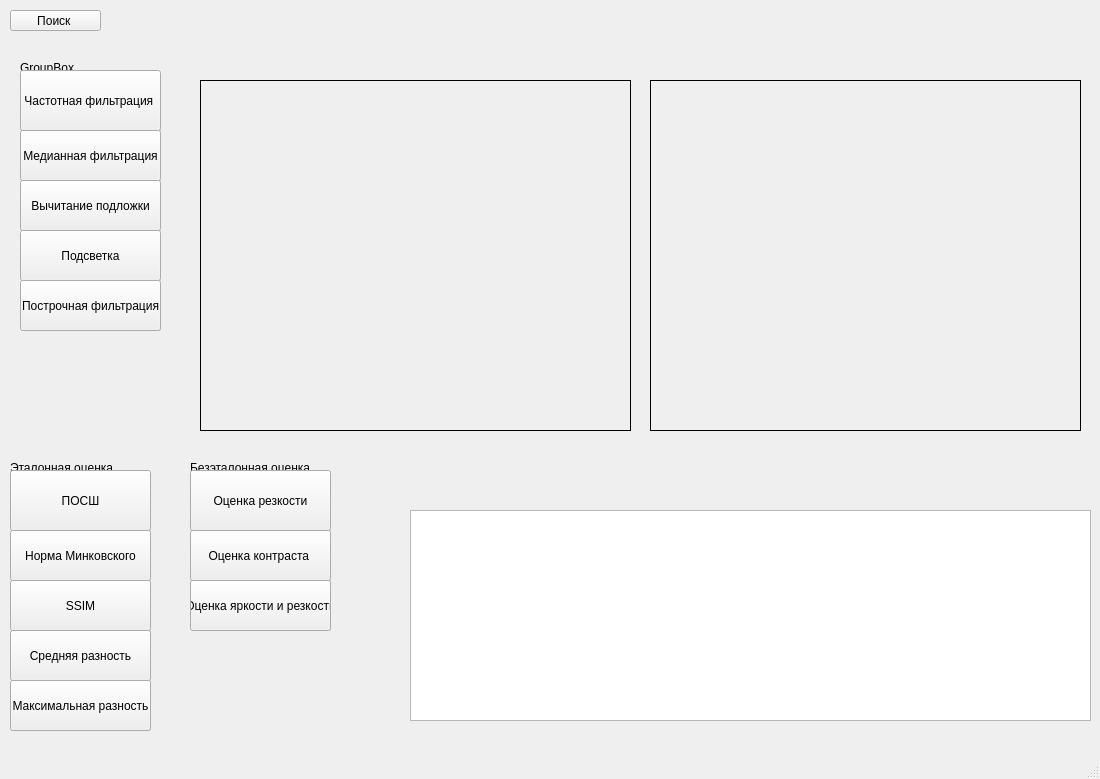
<?xml version="1.0" encoding="UTF-8"?>
<ui version="4.0">
 <class>MainWindow</class>
 <widget class="QMainWindow" name="MainWindow">
  <property name="geometry">
   <rect>
    <x>0</x>
    <y>0</y>
    <width>1100</width>
    <height>779</height>
   </rect>
  </property>
  <property name="windowTitle">
   <string>MainWindow</string>
  </property>
  <widget class="QWidget" name="centralwidget">
   <widget class="QPushButton" name="pushButton">
    <property name="geometry">
     <rect>
      <x>10</x>
      <y>10</y>
      <width>91</width>
      <height>21</height>
     </rect>
    </property>
    <property name="text">
     <string>Поиск </string>
    </property>
   </widget>
   <widget class="QGroupBox" name="groupBox">
    <property name="geometry">
     <rect>
      <x>20</x>
      <y>60</y>
      <width>141</width>
      <height>271</height>
     </rect>
    </property>
    <property name="title">
     <string>GroupBox</string>
    </property>
    <widget class="QPushButton" name="FreqFiltrationButton">
     <property name="geometry">
      <rect>
       <x>0</x>
       <y>10</y>
       <width>141</width>
       <height>61</height>
      </rect>
     </property>
     <property name="text">
      <string>Частотная фильтрация </string>
     </property>
    </widget>
    <widget class="QPushButton" name="MedianBlurButton">
     <property name="geometry">
      <rect>
       <x>0</x>
       <y>70</y>
       <width>141</width>
       <height>51</height>
      </rect>
     </property>
     <property name="text">
      <string>Медианная фильтрация</string>
     </property>
    </widget>
    <widget class="QPushButton" name="ImageLevelingButton">
     <property name="geometry">
      <rect>
       <x>0</x>
       <y>120</y>
       <width>141</width>
       <height>51</height>
      </rect>
     </property>
     <property name="text">
      <string>Вычитание подложки</string>
     </property>
    </widget>
    <widget class="QPushButton" name="LightSourseButton">
     <property name="geometry">
      <rect>
       <x>0</x>
       <y>170</y>
       <width>141</width>
       <height>51</height>
      </rect>
     </property>
     <property name="text">
      <string>Подсветка</string>
     </property>
    </widget>
    <widget class="QPushButton" name="StringFiltrationButton">
     <property name="geometry">
      <rect>
       <x>0</x>
       <y>220</y>
       <width>141</width>
       <height>51</height>
      </rect>
     </property>
     <property name="text">
      <string>Построчная фильтрация</string>
     </property>
    </widget>
   </widget>
   <widget class="QLabel" name="labelOriginal">
    <property name="geometry">
     <rect>
      <x>200</x>
      <y>80</y>
      <width>431</width>
      <height>351</height>
     </rect>
    </property>
    <property name="frameShape">
     <enum>QFrame::Box</enum>
    </property>
    <property name="text">
     <string/>
    </property>
   </widget>
   <widget class="QLabel" name="labelProcessed">
    <property name="geometry">
     <rect>
      <x>650</x>
      <y>80</y>
      <width>431</width>
      <height>351</height>
     </rect>
    </property>
    <property name="frameShape">
     <enum>QFrame::Box</enum>
    </property>
    <property name="text">
     <string/>
    </property>
   </widget>
   <widget class="QListWidget" name="listWidget">
    <property name="geometry">
     <rect>
      <x>410</x>
      <y>510</y>
      <width>681</width>
      <height>211</height>
     </rect>
    </property>
   </widget>
   <widget class="QGroupBox" name="groupBox_2">
    <property name="geometry">
     <rect>
      <x>10</x>
      <y>460</y>
      <width>141</width>
      <height>271</height>
     </rect>
    </property>
    <property name="title">
     <string>Эталонная оценка</string>
    </property>
    <widget class="QPushButton" name="PsnrButton">
     <property name="geometry">
      <rect>
       <x>0</x>
       <y>10</y>
       <width>141</width>
       <height>61</height>
      </rect>
     </property>
     <property name="text">
      <string>ПОСШ</string>
     </property>
    </widget>
    <widget class="QPushButton" name="MinkovskyButton">
     <property name="geometry">
      <rect>
       <x>0</x>
       <y>70</y>
       <width>141</width>
       <height>51</height>
      </rect>
     </property>
     <property name="text">
      <string>Норма Минковского</string>
     </property>
    </widget>
    <widget class="QPushButton" name="SSIMbutton">
     <property name="geometry">
      <rect>
       <x>0</x>
       <y>120</y>
       <width>141</width>
       <height>51</height>
      </rect>
     </property>
     <property name="text">
      <string>SSIM</string>
     </property>
    </widget>
    <widget class="QPushButton" name="MeanDiffButton">
     <property name="geometry">
      <rect>
       <x>0</x>
       <y>170</y>
       <width>141</width>
       <height>51</height>
      </rect>
     </property>
     <property name="text">
      <string>Средняя разность</string>
     </property>
    </widget>
    <widget class="QPushButton" name="MaximumDiffButton">
     <property name="geometry">
      <rect>
       <x>0</x>
       <y>220</y>
       <width>141</width>
       <height>51</height>
      </rect>
     </property>
     <property name="text">
      <string>Максимальная разность</string>
     </property>
    </widget>
   </widget>
   <widget class="QGroupBox" name="groupBox_3">
    <property name="geometry">
     <rect>
      <x>190</x>
      <y>460</y>
      <width>141</width>
      <height>171</height>
     </rect>
    </property>
    <property name="title">
     <string>Безэталонная оценка</string>
    </property>
    <widget class="QPushButton" name="SharpnessButton">
     <property name="geometry">
      <rect>
       <x>0</x>
       <y>10</y>
       <width>141</width>
       <height>61</height>
      </rect>
     </property>
     <property name="text">
      <string>Оценка резкости</string>
     </property>
    </widget>
    <widget class="QPushButton" name="ContrastButton">
     <property name="geometry">
      <rect>
       <x>0</x>
       <y>70</y>
       <width>141</width>
       <height>51</height>
      </rect>
     </property>
     <property name="text">
      <string>Оценка контраста </string>
     </property>
    </widget>
    <widget class="QPushButton" name="LightSharpnessButton">
     <property name="geometry">
      <rect>
       <x>0</x>
       <y>120</y>
       <width>141</width>
       <height>51</height>
      </rect>
     </property>
     <property name="text">
      <string>Оценка яркости и резкости</string>
     </property>
    </widget>
   </widget>
  </widget>
  <widget class="QMenuBar" name="menubar">
   <property name="geometry">
    <rect>
     <x>0</x>
     <y>0</y>
     <width>1100</width>
     <height>21</height>
    </rect>
   </property>
  </widget>
  <widget class="QStatusBar" name="statusbar"/>
 </widget>
 <resources/>
 <connections/>
</ui>
